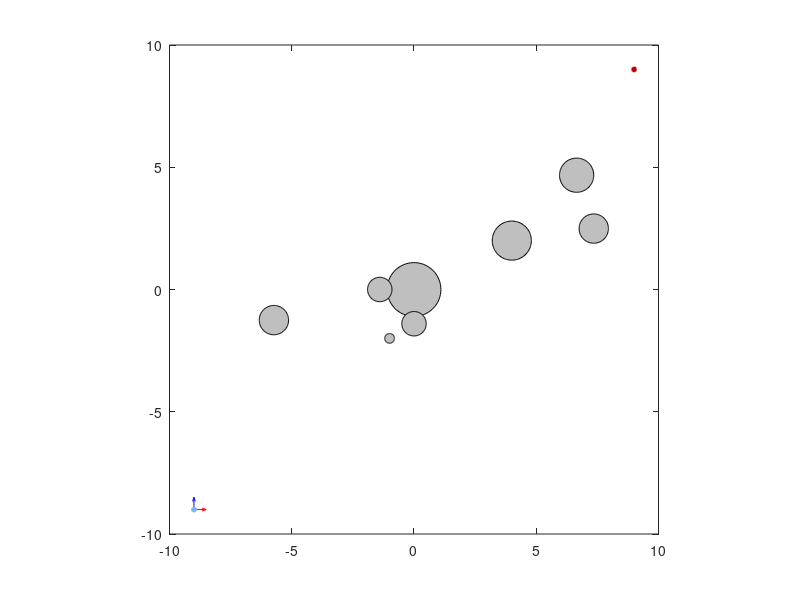

MATLAB code for this plot:
clear,close all
%{
    差動二輪モデルの障害物回避
    モデル：
    x = [position_x,position_y,angle], u = [velocity, angular_rate]
    dx/dt = [velocity*cos(angle);
             velocity*sin(angle);
             angular_rate]

    03/21/2025 Kawarabayashi
%}
%% ERROR FLAG
%#ok<*SAGROW>

%% Configuration
NN_ = 50000;     % iteration
dt_ = 0.01;      % sec
plotperiod = 10; %
tt_ = 0;

% 状態量と制御入力の次元
x_dim = 3;
u_dim = 2;

% 障害物配置と衝突半径の設定
random = 0;
N_obs  = 8 + random;
xx_obs = ...
    [[0;0],[-1.4;0],[0;-1.4],[-1;-2],[4;2],...
    [-5.72981858196456;-1.25181947797960],...
    [ 6.65176840302507; 4.67531727295287],...
    [ 7.35187882228645; 2.49185118650539],...
    (2*rand(2,random)-1)*8];
r_obs  = [1.1,0.5,0.5,0.2,0.8,0.6,...
          0.7,0.6,0.5,...
          rand(1,random)];
r_veh  = 0.1;

% 目標位置
x_goal = [9;9];

%% Log
log_tt = NaN(1,NN_+1);
log_xx = NaN(x_dim,NN_+1);
log_uu = NaN(u_dim,NN_);

%% Initialize
xx_ = [-9;-9;pi/4*0];  % [x,y,theta]
% xx_ = [0;0;0];

%% save
log_tt(1,1) = tt_;
log_xx(:,1) = xx_;

%% Controller initialize
controller = @contorller_P;

%% Render initialize
fig1 = figure;
theta = linspace(0, 2*pi, 100);

% goal
graph_g = fill(...
        0.1*cos(theta)+x_goal(1,1),...
        0.1*sin(theta)+x_goal(2,1),...
        [0.75,0,0], 'EdgeColor', [0.75,0,0], 'LineWidth', 0.1);
hold on

% obstacles
for i_ro = 1 : N_obs
    gra{i_ro} = fill(...
        r_obs(i_ro)*cos(theta)+xx_obs(1,i_ro),...
        r_obs(i_ro)*sin(theta)+xx_obs(2,i_ro),...
        [0.75,0.75,0.75], 'EdgeColor', 'k', 'LineWidth', 0.1);
end

% vehicle
graph1 = plot(log_xx(1,:),log_xx(2,:),'k');
graph2 = quiver(log_xx(1,1),log_xx(2,1),cos(log_xx(3,1)),sin(log_xx(3,1)),0.5,"filled",'r','LineWidth',0.5);
graph3 = quiver(log_xx(1,1),log_xx(2,1),-sin(log_xx(3,1)),cos(log_xx(3,1)),0.5,"filled",'b','LineWidth',0.5);
theta = linspace(0, 2*pi, 20);
rc = r_veh*cos(theta);
rs = r_veh*sin(theta);
graph4 = fill(rc+log_xx(1,1),rs+log_xx(2,1),...
    [0.496,0.702,1], 'EdgeColor', [0.496,0.702,1], 'LineWidth', 0.01);

hold off
axis equal
xlim([-10 10])
ylim([-10 10])

%% Render loop
i = 1;
try
for i_render = 1 : NN_/plotperiod
    for i_time = 1 : plotperiod

        xx = xx_;
        uu = controller(xx,x_goal);
        
        k1 = dt_*Func(xx,uu);
        k2 = dt_*Func(xx + 0.5*k1,uu);
        k3 = dt_*Func(xx + 0.5*k2,uu);
        k4 = dt_*Func(xx + k3,uu);
        xx_ = xx + (k1 + k4 + 2*(k2 + k3))/6;
        tt_ = tt_ + dt_;

        log_tt(1,i+1) = tt_;
        log_xx(:,i+1) = xx_;
        log_uu(:,i) = uu;
        i = i + 1;
        CollisionCheck(xx,N_obs,xx_obs,r_obs,r_veh)
    end

    ix = xx_(1);
    iy = xx_(2);
    graph1.XData(i_render) = ix;
    graph1.YData(i_render) = iy;
    c = cos(xx_(3));
    s = sin(xx_(3));
    graph2.XData    = ix;
    graph2.YData    = iy;
    graph2.UData    = c;
    graph2.VData    = s;
    graph3.XData    = ix;
    graph3.YData    = iy;
    graph3.UData    = -s;
    graph3.VData    = c;
    graph4.XData    = rc+ix;
    graph4.YData    = rs+iy;
    pause(0);
end
catch e
    fprintf(2,e.message)
    return;
end


%% functions
function dxdt = Func(x,u,~)
    % x = [x,y,theta], u = [v, omega]
    v = u(1);
    w = u(2);
    theta = x(3);
    c = cos(theta);
    s = sin(theta);
    dxdt = [v*c; v*s; w];
end
function CollisionCheck(xx,N_obs,xx_obs,r_obs,r_veh)
    x  = xx(1:2);
    for i = 1 : N_obs
        dxo = x - xx_obs(:,i);
        ro  = r_obs(i) + r_veh;
        if (ro*ro - dxo'*dxo) > 0
            ErrorProcess(i);
        end
    end
end
function ErrorProcess(i)
    mes = "\t障害物 "+num2str(i)+" さんに衝突しました．制御器に問題があるようです．\n\t";
    dtime = datetime("now","Format","MM/dd/uuuu HH:mm:ss");
    
    % read
    fileID = fopen('Log_error.txt','r');
    if fileID == -1
        fileID = fopen('Log_error.txt','w');
        fprintf(fileID,"Error History:\n");
        count = 1;
    else
        while ~feof(fileID)
            line = fgetl(fileID);
        end
        count = str2double(line(1:4)) + 1;
    end
    fclose(fileID);
    
    % write
    fileID = fopen('Log_error.txt','a');
    fprintf(fileID,num2str(count,'%04d') + " " + string(dtime)  + " " + "(0x41C) Control failure\n");
    fclose(fileID);
    
    error(mes + "通算衝突回数は %d です．\n",count);
end
%% user functions
function u0_opt = contorller_P(xx,goal)
    rr = goal - xx(1:2);
    r = sqrt(rr'*rr);
    nn = rr/r;
    if r < 0.4
        v = r;
    else
        v = 0.4;
    end
    u0_opt = [v; -0.5*(nn(1)*sin(xx(3)) - nn(2)*cos(xx(3)))];
end
